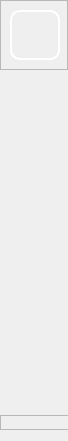
        <widget class="QFrame" name="LeftMenuBg">
         <property name="minimumSize">
          <size>
           <width>68</width>
           <height>0</height>
          </size>
         </property>
         <property name="maximumSize">
          <size>
           <width>68</width>
           <height>16777215</height>
          </size>
         </property>
         <property name="styleSheet">
          <string notr="true">QFrame#LeftMenuBg{
	background-color: rgba(255, 255, 255,0);
border:0px solid red;
border-radius:30px
}</string>
         </property>
         <property name="frameShape">
          <enum>QFrame::Shape::NoFrame</enum>
         </property>
         <property name="frameShadow">
          <enum>QFrame::Shadow::Raised</enum>
         </property>
         <layout class="QVBoxLayout" name="verticalLayout_2">
          <property name="spacing">
           <number>0</number>
          </property>
          <property name="leftMargin">
           <number>0</number>
          </property>
          <property name="topMargin">
           <number>0</number>
          </property>
          <property name="rightMargin">
           <number>0</number>
          </property>
          <item>
           <widget class="QFrame" name="TopLogoInfo">
            <property name="enabled">
             <bool>true</bool>
            </property>
            <property name="minimumSize">
             <size>
              <width>0</width>
              <height>70</height>
             </size>
            </property>
            <property name="maximumSize">
             <size>
              <width>16777215</width>
              <height>70</height>
             </size>
            </property>
            <property name="frameShape">
             <enum>QFrame::Shape::StyledPanel</enum>
            </property>
            <property name="frameShadow">
             <enum>QFrame::Shadow::Raised</enum>
            </property>
            <widget class="QWidget" name="logo" native="true">
             <property name="geometry">
              <rect>
               <x>10</x>
               <y>10</y>
               <width>50</width>
               <height>50</height>
              </rect>
             </property>
             <property name="sizePolicy">
              <sizepolicy hsizetype="Preferred" vsizetype="Preferred">
               <horstretch>0</horstretch>
               <verstretch>0</verstretch>
              </sizepolicy>
             </property>
             <property name="minimumSize">
              <size>
               <width>50</width>
               <height>50</height>
              </size>
             </property>
             <property name="maximumSize">
              <size>
               <width>50</width>
               <height>50</height>
              </size>
             </property>
             <property name="styleSheet">
              <string notr="true">image: url(:/all/img/LOGO1.png);
border:2px solid rgb(255, 255, 255);
border-radius:10px</string>
             </property>
            </widget>
           </widget>
          </item>
          <item>
           <widget class="QFrame" name="ToggleBox">
            <property name="minimumSize">
             <size>
              <width>200</width>
              <height>80</height>
             </size>
            </property>
            <property name="maximumSize">
             <size>
              <width>200</width>
              <height>80</height>
             </size>
            </property>
            <property name="frameShape">
             <enum>QFrame::Shape::NoFrame</enum>
            </property>
            <property name="frameShadow">
             <enum>QFrame::Shadow::Raised</enum>
            </property>
            <layout class="QVBoxLayout" name="verticalLayout_4">
             <property name="spacing">
              <number>0</number>
             </property>
             <property name="leftMargin">
              <number>0</number>
             </property>
             <property name="topMargin">
              <number>0</number>
             </property>
             <property name="rightMargin">
              <number>0</number>
             </property>
             <property name="bottomMargin">
              <number>0</number>
             </property>
             <item>
              <widget class="QPushButton" name="ToggleBotton">
               <property name="sizePolicy">
                <sizepolicy hsizetype="Expanding" vsizetype="Fixed">
                 <horstretch>0</horstretch>
                 <verstretch>0</verstretch>
                </sizepolicy>
               </property>
               <property name="minimumSize">
                <size>
                 <width>0</width>
                 <height>45</height>
                </size>
               </property>
               <property name="maximumSize">
                <size>
                 <width>16777215</width>
                 <height>16777215</height>
                </size>
               </property>
               <property name="font">
                <font>
                 <family>Nirmala UI</family>
                 <pointsize>12</pointsize>
                 <italic>false</italic>
                 <bold>true</bold>
                </font>
               </property>
               <property name="cursor">
                <cursorShape>PointingHandCursor</cursorShape>
               </property>
               <property name="mouseTracking">
                <bool>true</bool>
               </property>
               <property name="focusPolicy">
                <enum>Qt::FocusPolicy::StrongFocus</enum>
               </property>
               <property name="contextMenuPolicy">
                <enum>Qt::ContextMenuPolicy::DefaultContextMenu</enum>
               </property>
               <property name="layoutDirection">
                <enum>Qt::LayoutDirection::LeftToRight</enum>
               </property>
               <property name="autoFillBackground">
                <bool>false</bool>
               </property>
               <property name="styleSheet">
                <string notr="true">QPushButton{
background-image: url(:/all/img/menu.png);
background-repeat: no-repeat;
background-position: left center;
border: none;
border-left: 23px solid transparent;

text-align: center;
padding-left: 0px;
color: rgba(255, 255, 255, 199);
font: 700 12pt &quot;Nirmala UI&quot;;
}

QPushButton:hover{
background-color: rgba(114, 129, 214, 59);
}</string>
               </property>
               <property name="text">
                <string>Hide</string>
               </property>
               <property name="icon">
                <iconset theme="zoom-out"/>
               </property>
               <property name="autoDefault">
                <bool>false</bool>
               </property>
               <property name="default">
                <bool>false</bool>
               </property>
               <property name="flat">
                <bool>false</bool>
               </property>
              </widget>
             </item>
            </layout>
           </widget>
          </item>
          <item>
           <widget class="QFrame" name="MenuBox">
            <property name="minimumSize">
             <size>
              <width>200</width>
              <height>0</height>
             </size>
            </property>
            <property name="maximumSize">
             <size>
              <width>200</width>
              <height>16777215</height>
             </size>
            </property>
            <property name="frameShape">
             <enum>QFrame::Shape::NoFrame</enum>
            </property>
            <property name="frameShadow">
             <enum>QFrame::Shadow::Raised</enum>
            </property>
            <layout class="QVBoxLayout" name="verticalLayout_5" stretch="1,0,0,0,0">
             <property name="spacing">
              <number>15</number>
             </property>
             <property name="sizeConstraint">
              <enum>QLayout::SizeConstraint::SetDefaultConstraint</enum>
             </property>
             <property name="leftMargin">
              <number>0</number>
             </property>
             <property name="topMargin">
              <number>0</number>
             </property>
             <property name="rightMargin">
              <number>0</number>
             </property>
             <property name="bottomMargin">
              <number>0</number>
             </property>
             <item>
              <widget class="QPushButton" name="src_file_button">
               <property name="minimumSize">
                <size>
                 <width>0</width>
                 <height>45</height>
                </size>
               </property>
               <property name="cursor">
                <cursorShape>PointingHandCursor</cursorShape>
               </property>
               <property name="styleSheet">
                <string notr="true">QPushButton{
background-image: url(:/all/img/file.png);
background-repeat: no-repeat;
background-position: left center;
border: none;
border-left: 23px solid transparent;

text-align: center;
padding-left: 0px;
color: rgba(255, 255, 255, 199);
font: 700 12pt &quot;Nirmala UI&quot;;
}

QPushButton:hover{
background-color: rgba(114, 129, 214, 59);
}</string>
               </property>
               <property name="text">
                <string>Local File</string>
               </property>
              </widget>
             </item>
             <item>
              <widget class="QPushButton" name="src_cam_button">
               <property name="minimumSize">
                <size>
                 <width>0</width>
                 <height>45</height>
                </size>
               </property>
               <property name="cursor">
                <cursorShape>PointingHandCursor</cursorShape>
               </property>
               <property name="styleSheet">
                <string notr="true">QPushButton{
background-image: url(:/all/img/cam.png);
background-repeat: no-repeat;
background-position: left center;
border: none;
border-left: 23px solid transparent;

text-align: center;
padding-left: 0px;
color: rgba(255, 255, 255, 199);
font: 700 12pt &quot;Nirmala UI&quot;;
}

QPushButton:hover{
background-color: rgba(114, 129, 214, 59);
}</string>
               </property>
               <property name="text">
                <string>Camera</string>
               </property>
               <property name="checkable">
                <bool>false</bool>
               </property>
              </widget>
             </item>
             <item>
              <widget class="QPushButton" name="src_rtsp_button">
               <property name="minimumSize">
                <size>
                 <width>0</width>
                 <height>45</height>
                </size>
               </property>
               <property name="cursor">
                <cursorShape>PointingHandCursor</cursorShape>
               </property>
               <property name="autoFillBackground">
                <bool>false</bool>
               </property>
               <property name="styleSheet">
                <string notr="true">QPushButton{
background-image: url(:/all/img/RTSP.png);
background-repeat: no-repeat;
background-position: left center;
border: none;
border-left: 23px solid transparent;

text-align: center;
padding-left: 0px;
color: rgba(255, 255, 255, 199);
font: 700 12pt &quot;Nirmala UI&quot;;
}

QPushButton:hover{
background-color: rgba(114, 129, 214, 59);
}</string>
               </property>
               <property name="text">
                <string>Rtsp</string>
               </property>
              </widget>
             </item>
             <item>
              <widget class="QPushButton" name="src_home_button">
               <property name="minimumSize">
                <size>
                 <width>0</width>
                 <height>45</height>
                </size>
               </property>
               <property name="palette">
                <palette>
                 <active>
                  <colorrole role="WindowText">
                   <brush brushstyle="SolidPattern">
                    <color alpha="199">
                     <red>255</red>
                     <green>255</green>
                     <blue>255</blue>
                    </color>
                   </brush>
                  </colorrole>
                  <colorrole role="Text">
                   <brush brushstyle="SolidPattern">
                    <color alpha="199">
                     <red>255</red>
                     <green>255</green>
                     <blue>255</blue>
                    </color>
                   </brush>
                  </colorrole>
                  <colorrole role="ButtonText">
                   <brush brushstyle="SolidPattern">
                    <color alpha="199">
                     <red>255</red>
                     <green>255</green>
                     <blue>255</blue>
                    </color>
                   </brush>
                  </colorrole>
                  <colorrole role="PlaceholderText">
                   <brush brushstyle="SolidPattern">
                    <color alpha="100">
                     <red>255</red>
                     <green>255</green>
                     <blue>255</blue>
                    </color>
                   </brush>
                  </colorrole>
                 </active>
                 <inactive>
                  <colorrole role="WindowText">
                   <brush brushstyle="SolidPattern">
                    <color alpha="199">
                     <red>255</red>
                     <green>255</green>
                     <blue>255</blue>
                    </color>
                   </brush>
                  </colorrole>
                  <colorrole role="Text">
                   <brush brushstyle="SolidPattern">
                    <color alpha="199">
                     <red>255</red>
                     <green>255</green>
                     <blue>255</blue>
                    </color>
                   </brush>
                  </colorrole>
                  <colorrole role="ButtonText">
                   <brush brushstyle="SolidPattern">
                    <color alpha="199">
                     <red>255</red>
                     <green>255</green>
                     <blue>255</blue>
                    </color>
                   </brush>
                  </colorrole>
                  <colorrole role="PlaceholderText">
                   <brush brushstyle="SolidPattern">
                    <color alpha="100">
                     <red>255</red>
                     <green>255</green>
                     <blue>255</blue>
                    </color>
                   </brush>
                  </colorrole>
                 </inactive>
                 <disabled>
                  <colorrole role="WindowText">
                   <brush brushstyle="SolidPattern">
                    <color alpha="199">
                     <red>255</red>
                     <green>255</green>
                     <blue>255</blue>
                    </color>
                   </brush>
                  </colorrole>
                  <colorrole role="Text">
                   <brush brushstyle="SolidPattern">
                    <color alpha="199">
                     <red>255</red>
                     <green>255</green>
                     <blue>255</blue>
                    </color>
                   </brush>
                  </colorrole>
                  <colorrole role="ButtonText">
                   <brush brushstyle="SolidPattern">
                    <color alpha="199">
                     <red>255</red>
                     <green>255</green>
                     <blue>255</blue>
                    </color>
                   </brush>
                  </colorrole>
                  <colorrole role="PlaceholderText">
                   <brush brushstyle="SolidPattern">
                    <color alpha="100">
                     <red>255</red>
                     <green>255</green>
                     <blue>255</blue>
                    </color>
                   </brush>
                  </colorrole>
                 </disabled>
                </palette>
               </property>
               <property name="cursor">
                <cursorShape>PointingHandCursor</cursorShape>
               </property>
               <property name="styleSheet">
                <string notr="true">QPushButton{
background-image: url(:/all/img/home.png);
background-repeat: no-repeat;
background-position: left center;
border: none;
border-left: 23px solid transparent;

text-align: center;
padding-left: 0px;
color: rgba(255, 255, 255, 199);
font: 700 12pt &quot;Nirmala UI&quot;;
}

QPushButton:hover{
background-color: rgba(114, 129, 214, 59);
}</string>
               </property>
               <property name="text">
                <string>Home</string>
               </property>
               <property name="iconSize">
                <size>
                 <width>16</width>
                 <height>16</height>
                </size>
               </property>
              </widget>
             </item>
             <item>
              <spacer name="verticalSpacer">
               <property name="orientation">
                <enum>Qt::Orientation::Vertical</enum>
               </property>
               <property name="sizeHint" stdset="0">
                <size>
                 <width>20</width>
                 <height>40</height>
                </size>
               </property>
              </spacer>
             </item>
            </layout>
           </widget>
          </item>
          <item>
           <widget class="QFrame" name="VersionInfo">
            <property name="minimumSize">
             <size>
              <width>200</width>
              <height>10</height>
             </size>
            </property>
            <property name="maximumSize">
             <size>
              <width>200</width>
              <height>15</height>
             </size>
            </property>
            <property name="frameShape">
             <enum>QFrame::Shape::StyledPanel</enum>
            </property>
            <property name="frameShadow">
             <enum>QFrame::Shadow::Raised</enum>
            </property>
            <layout class="QVBoxLayout" name="verticalLayout_3">
             <property name="leftMargin">
              <number>18</number>
             </property>
             <property name="topMargin">
              <number>0</number>
             </property>
             <property name="bottomMargin">
              <number>0</number>
             </property>
             <item>
              <widget class="QLabel" name="VersionLabel">
               <property name="styleSheet">
                <string notr="true">font: 900 italic 10pt &quot;Segoe UI&quot;;
color: rgba(255, 255, 255, 199);</string>
               </property>
               <property name="text">
                <string>Version: 2.0</string>
               </property>
               <property name="alignment">
                <set>Qt::AlignmentFlag::AlignCenter</set>
               </property>
              </widget>
             </item>
            </layout>
           </widget>
          </item>
         </layout>
        </widget>
